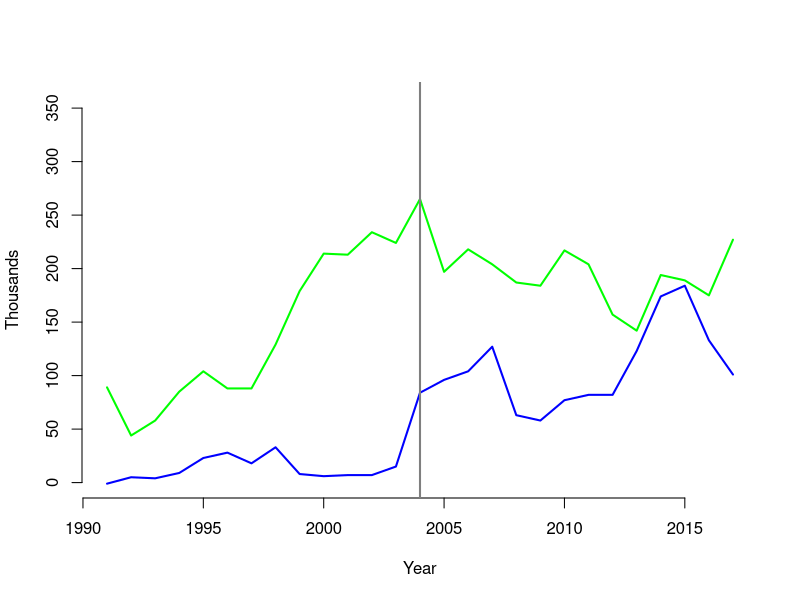
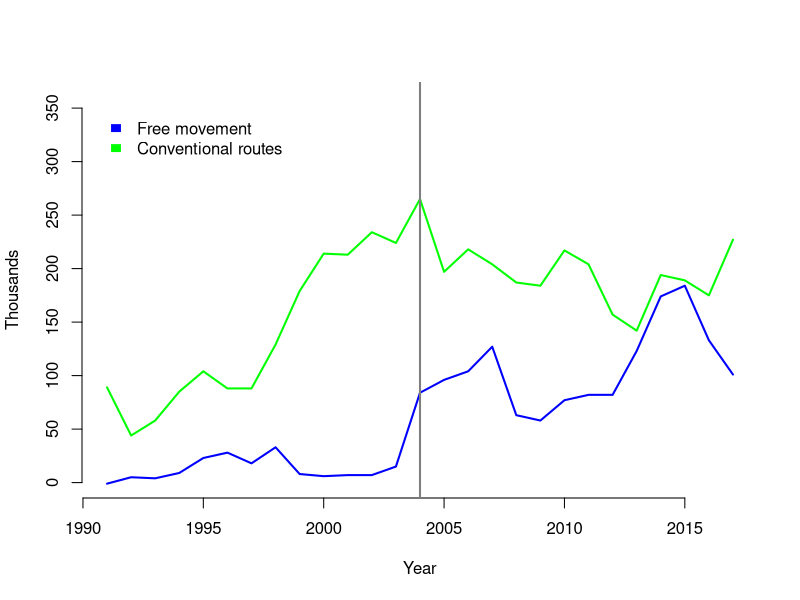
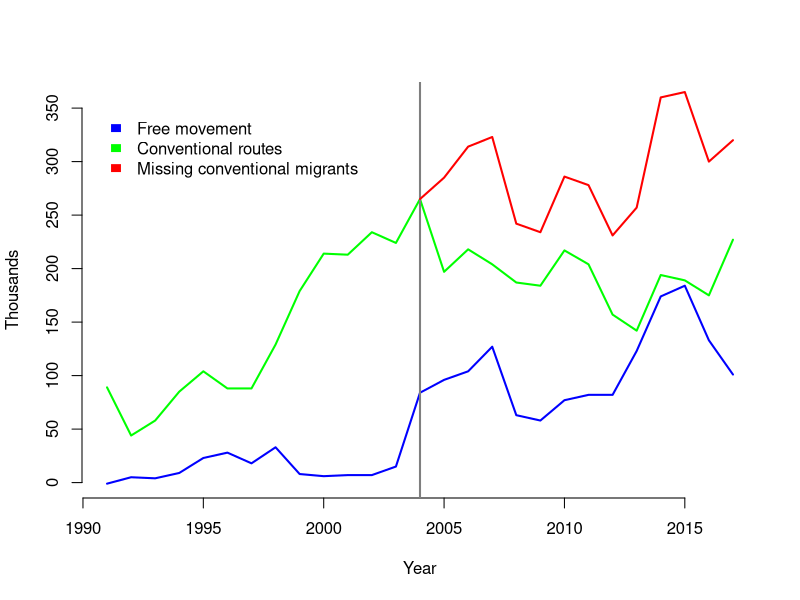

Reproduce these figures in R, in order.
## ---- chunk 1
# Read in the data 
d <- read.csv('net-migration-by-citizen.csv')  

# Add EU migration after 2003
m91_03 <- median(d[1:13,5]) # but subtract the median migration before 2003
d$nonEU.plus <- d$Non.EU + d$EU - m91_03
d[1:14,6] <- d[1:14,4]

# Graph of migration to the UK, EU and non-EU 
par(lwd=2)
plot(d[,1],d[,4],typ='l',bty='n',xlab='Year',ylab='Thousands',col='green',ylim=c(0,360))
lines(d[,1],d[,5],col='blue')
abline(v=2004,col='gray50')
p <- recordPlot()
p
legend(x=1990.5,y=350,legend=c('Free movement','Conventional routes'), fill=c('blue','green'),bty='n',border='white')
## ---- chunk 2
p
lines(d[14:nrow(d),1],d[14:nrow(d),6], col='red')
legend(x=1990.5,y=350,legend=c('Free movement','Conventional routes', 'Missing conventional migrants'), fill=c('blue','green','red'),bty='n',border='white')
